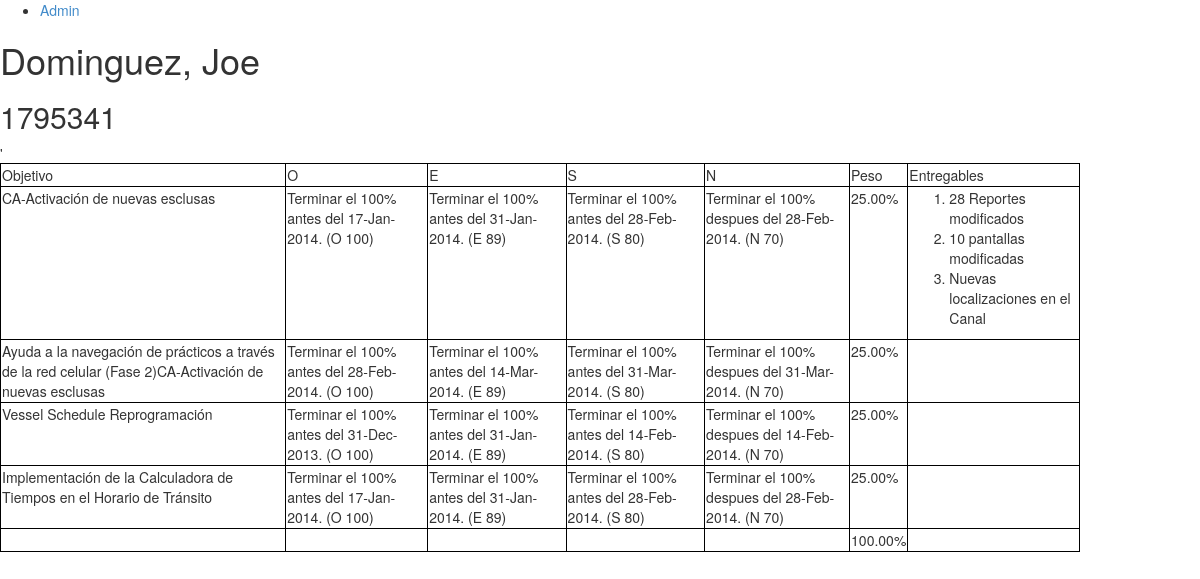
The page /goalmatrix/employee/jdominguez/ on the database as committed earlier.
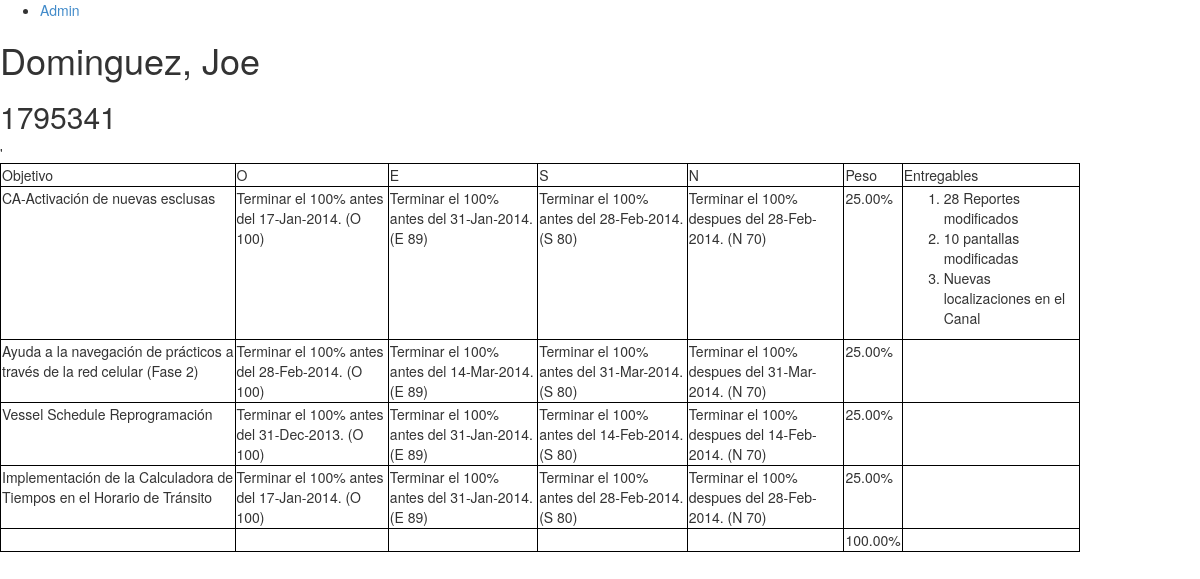
The same page on the database as committed later.
### goalmatrix/models.py (models this page shows, shortened)
class Employee(models.Model):
    first_name = models.CharField(max_length=30)
    middle_name = models.CharField(max_length=30, blank=True, null=True)
    last_name = models.CharField(max_length=30)
    username = models.CharField(max_length=30,unique=True)
    company_id = models.CharField(max_length=8,
                                  validators=[RegexValidator(
                                            regex='^\d{7}$', message='company id must be 7 digits',
                                            code='invalid_company_id'),],
                                  unique=True)
    team = models.ForeignKey(Team, null=True, blank=True)
    def total_assignment(self):
        ta = 0
        for assign in self.assignment_set.all():
            ta += assign.weight
        return ta
    def __unicode__(self):
        return u"%s, %s" % (self.last_name, self.first_name,)

class Assignment(models.Model):
    position = models.IntegerField()
    employee = models.ForeignKey(Employee)
    goal = models.ForeignKey(Goal)
    weight = models.DecimalField(decimal_places=2, max_digits=5,
                                blank=True, null=True,
                                validators=[MinValueValidator(1),
                                            MaxValueValidator(100)])
    grade = models.DecimalField(decimal_places=2, max_digits=5,
                                blank=True, null=True,
                                validators=[MinValueValidator(1),
                                            MaxValueValidator(100)])
    class Meta:
        ordering = ['position']

class Goal(models.Model):
    position = models.IntegerField()
    description = models.CharField(max_length=120)
    grade = models.DecimalField(decimal_places=2, max_digits=5,
                                blank=True, null=True,
                                validators=[MinValueValidator(1),
                                            MaxValueValidator(100)])
    class Meta:
        ordering = ['position']

class AcceptanceCriteria(models.Model):
    goal = models.ForeignKey(Goal)
    DATE_DEFINITION_CHOICES =(('BEFORE', 'Before'), ('AFTER', 'After'), ('NA', 'Not Applicable'))
    standard = models.ForeignKey(StandardClassification)
    description = models.CharField(max_length=120, blank=True, null=True)
    date_definition = models.CharField(max_length=8,
                                       choices = DATE_DEFINITION_CHOICES,
                                       default= DATE_DEFINITION_CHOICES[0][0])
    expected_date = models.DateField()
    expected_percentage = models.IntegerField(default=100)
    def __unicode__(self):
        if self.date_definition == 'BEFORE':
            return u"Terminar el %.0f%% antes del %s. (%s)" % (self.expected_percentage, self.expected_date.strftime('%d-%b-%Y'), self.standard,)
        elif self.date_definition == 'AFTER':
            return u"Terminar el %.0f%% despues del %s. (%s)" % (self.expected_percentage, self.expected_date.strftime('%d-%b-%Y'), self.standard,)
        else:
            return u"%s para %s avance %d fecha  %s" % (self.goal, self.standard, self.expected_percentage, self.expected_date)

class StandardClassification(models.Model):
    class Meta:
        ordering = ['-grade']
    STANDARD_CLASSIFICATION = (
                      ('O', 'Outstanding'),
                      ('E', 'Superior'),
                      ('S', 'Satisfactory'),
                      ('N', 'Needs Improvement'),
                      )
    letter = models.CharField(max_length=1,
                              choices=STANDARD_CLASSIFICATION,
                              primary_key=True)
    grade = models.DecimalField(decimal_places=2, max_digits=5)
    def __unicode__(self):
        return u'%s %d' % (self.letter, self.grade)

class Deliverable(models.Model):
    position = models.IntegerField()
    goal = models.ForeignKey(Goal)
    description = models.CharField(max_length=120)

### goalmatrix/views.py (the view)
# urls.py: url(r'^employee/(?P<username>\w*)/$', views.showassignments, name='show_assingments'),
def showassignments(request, username):
    employee = Employee.objects.get(username=username)
    context = RequestContext(request)
    context_dict = {'employee': employee}
    return render_to_response('goalmatrix/employee.html', context_dict, context)

### templates/goalmatrix/employee.html (shortened to what this page needs)
{% extends "goalmatrix/base.html" %}
{% load static %}
{% block content %}
	<h1>{{ employee }}</h1>
	<h2>{{ employee.company_id }}</h2>
	<table id="matrix">
		'<thead>
			<tr>
				<td>Objetivo</td>
				<td>O</td>
				<td>E</td>
				<td>S</td>
				<td>N</td>
				<td>Peso</td>
				<td>Entregables</td>
			</tr>
		</thead>
	{% for assignment in employee.assignment_set.all %}
		<tr class="goal">
			<td class="goal-description">{{ assignment.goal.description}}</td>
			{% for criteria in assignment.goal.acceptancecriteria_set.all%}
			<td class="goal-criteria">{{ criteria }}</td>
			{% endfor%}
			<td class="goal-weight">{{ assignment.weight}}%</td>
			<td class="goal-deliverable">
				<ol>
					{% for deliverable in assignment.goal.deliverable_set.all %}
					<li>{{ deliverable.description }}</li>
					{% endfor %}
				</ol>
			</td>
		</tr>
	{% endfor %}
	<tr>
		<td>&nbsp;</td>
		<td>&nbsp;</td>
		<td>&nbsp;</td>
		<td>&nbsp;</td>
		<td>&nbsp;</td>
		<td>{{ employee.total_assignment }}%</td>
		<td>&nbsp;</td>
	</tr>
	</table>
{% endblock %}

### templates/goalmatrix/base.html (shortened to what this page needs)
<!DOCTYPE html PUBLIC "-//W3C//DTD HTML 4.01 Transitional//EN"
   "http://www.w3.org/TR/html4/loose.dtd">
{% load static %}
<html lang="en">
<head>
	<link rel="stylesheet" href="{% static "css/goalmatrix.css" %}" />
	<link rel="stylesheet" href="{% static "bootstrap/css/bootstrap.min.css" %}" />
</head>
	<body>
		<div id="sidebar">
		        {% block sidebar %}
		        <ul>
		            <li><a href="/admin/">Admin</a></li>
		        </ul>
		        {% endblock %}
		    </div>
		    <div id="content">
		        {% block content %}{% endblock %}
		    </div>
	</body>
</html>

### static/css/goalmatrix.css (style rules this page uses)
body { background-color:white; }
table#matrix { width: 90%; border: 1px solid black; border-collapse:collapse; }
table#matrix > tbody > tr > td { border: 1px solid black; }
table#matrix > thead > tr > td { border: 1px solid black; }
.goal { vertical-align:text-top; }

Rows that differ between the two databases and show on the page:
changed through a linked row, Assignment: goal.description "Ayuda a la navegación de prácticos a través de la red celular (Fase 2)CA-Activación de nuevas esclusas" → "Ayuda a la navegación de prácticos a través de la red celular (Fase 2)"
